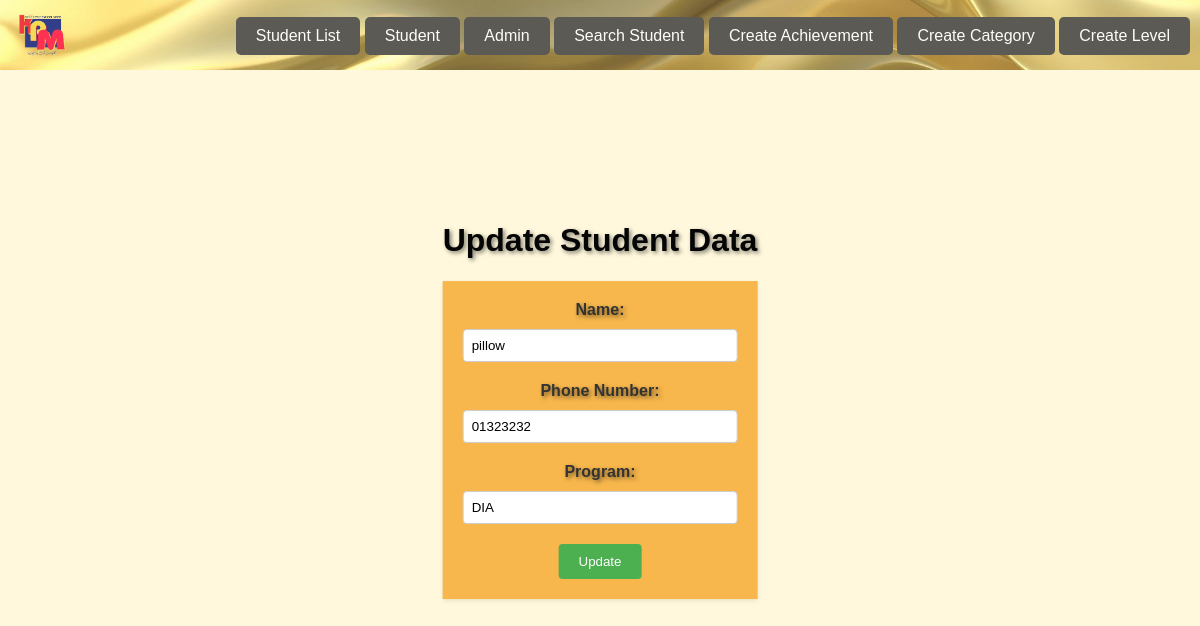
Page /updatestudent/bcs2203-132/ on the committed database.
### subproject_sea/models.py (models this page shows, shortened)
class Student(models.Model):
    Studentid = models.CharField(max_length = 11,primary_key = True)
    Studentname = models.CharField(max_length = 100)
    Spassword = models.CharField(max_length=100)
    Studentphone = models.CharField(max_length=12)
    Studentprogramme = models.CharField(max_length = 100)

### subproject_sea/views.py (the view, shortened to what this page needs)
# urls.py: path('updatestudent/<str:student_id>/', views.updatestudent, name='updatestudent'),
def updatestudent(request, student_id):
    student = get_object_or_404(Student, Studentid=student_id)
    context = {
        'student': student,
    }
    return render(request, 'updatestudent.html', context)

### subproject_sea/templates/updatestudent.html (shortened to what this page needs)
{% load static %}
<div class="navbar">
  <a href="{% url 'homepage' %}">
    <img src="{% static 'kpmb.gif' %}" class="logo">
  </a>
  <div class="button">
    <a href="{% url 'viewachievement' %}">Student List</a>
    <a href="{% url 'studentdata' %}">Student</a>
    <a href="{% url 'admindata' %}">Admin</a>
    <a href="{% url 'searchpage' %}">Search Student</a>
    <a href="{% url 'create_achievment' %}">Create Achievement</a>
    <a href="{% url 'create_category' %}">Create Category</a>
    <a href="{% url 'create_level' %}">Create Level</a>
  </div>
</div>
<div class="content">
  <h1>Update Student Data</h1>
  <form class="update-student-form" method="post" action="{% url 'updatestudent' student.Studentid %}">
    <label for="name">Name:</label>
    <input type="text" name="name" value="{{ student.Studentname }}" required><br>
    <label for="phone">Phone Number:</label>
    <input type="text" name="phone" value="{{ student.Studentphone }}" required><br>
    <label for="programme">Program:</label>
    <input type="text" name="programme" value="{{ student.Studentprogramme }}" required><br>
    <button type="submit">Update</button>
  </form>
</div>

### rows in the picture
Student: name "pillow", phone "01323232", programme "DIA"
